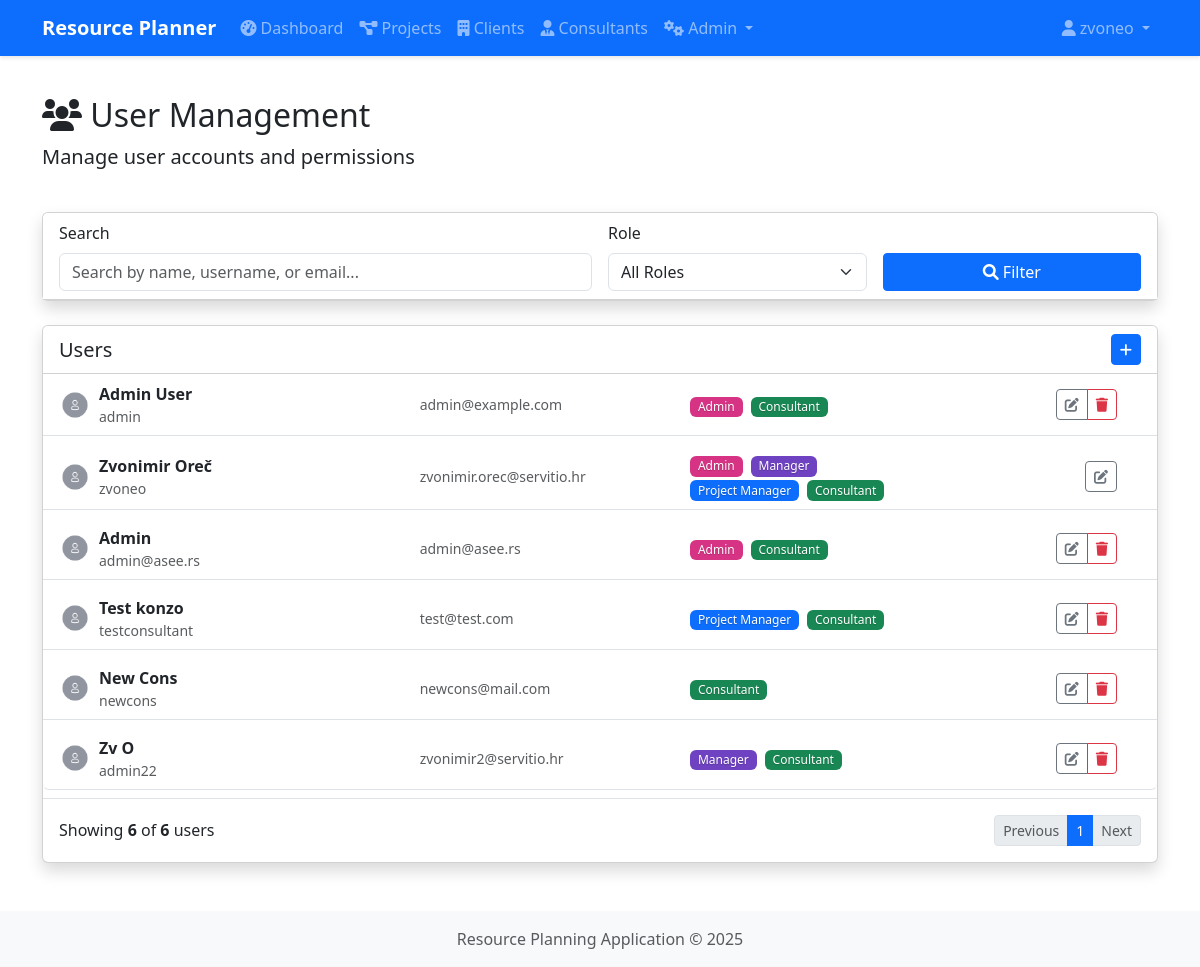
The app's page /admin/users (signed in), older data.
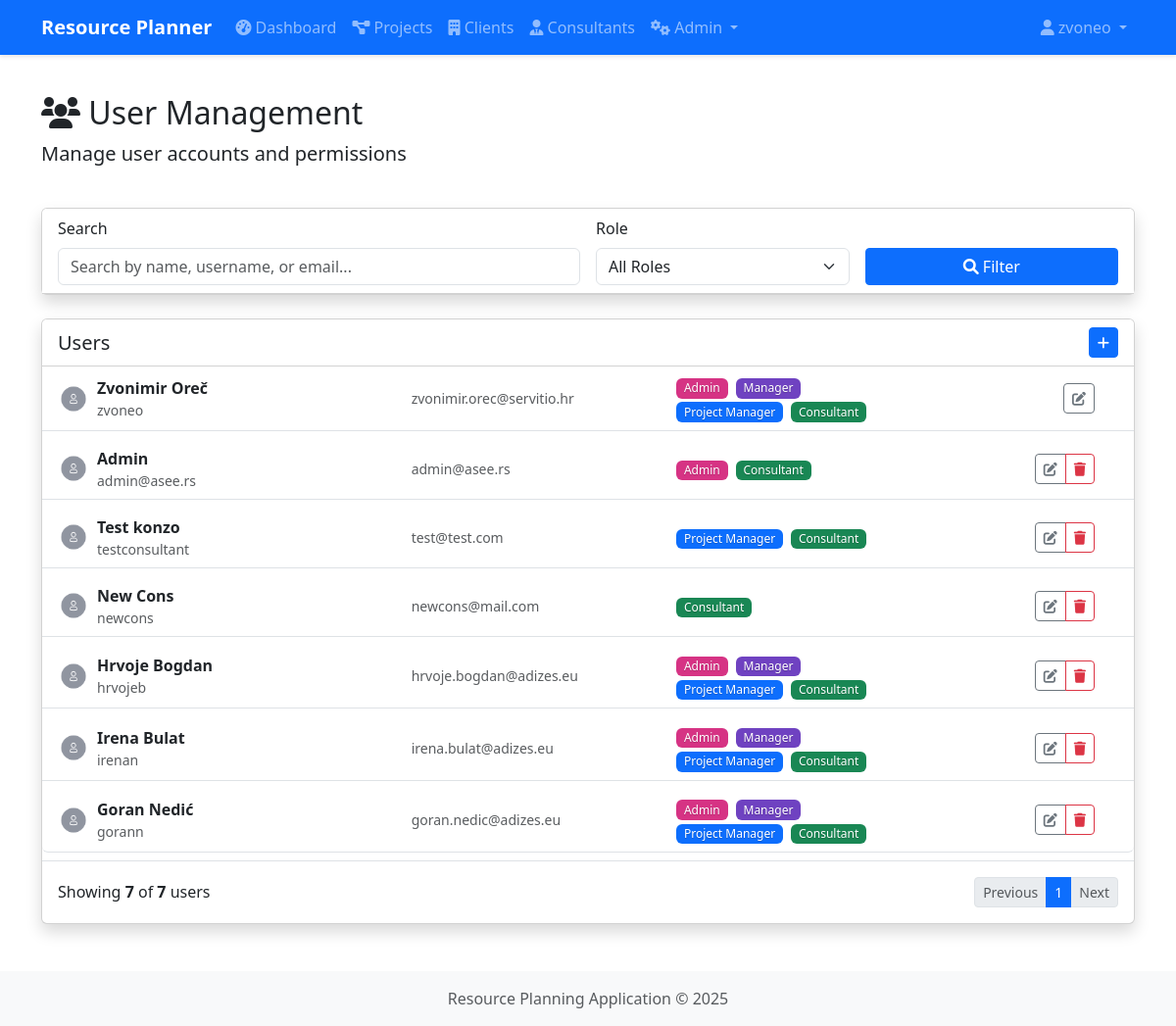
The same page, newer data.
### app/models.py (models this page shows, shortened)
class User(db.Model, UserMixin):
    __tablename__ = 'users'
    id = db.Column(db.Integer, primary_key=True)
    username = db.Column(db.String(80), unique=True, nullable=False)
    email = db.Column(db.String(120), unique=True, nullable=False)
    password_hash = db.Column(db.String(128))
    first_name = db.Column(db.String(50))
    last_name = db.Column(db.String(50))
    created_at = db.Column(db.DateTime, default=datetime.utcnow)
    is_active = db.Column(db.Boolean, default=True)
    updated_at = db.Column(db.DateTime, default=datetime.utcnow, onupdate=datetime.utcnow)
    consultants = db.relationship('Consultant', backref='user', lazy=True, cascade="all, delete-orphan")
    roles = db.relationship('Role', secondary='user_roles', backref=db.backref('users', lazy=True))

class Role(db.Model):
    __tablename__ = 'roles'
    id = db.Column(db.Integer, primary_key=True)
    name = db.Column(db.String(20), unique=True, nullable=False)
    description = db.Column(db.String(100))

### app/routes/admin.py (the view, shortened to what this page needs)
@admin_bp.route('/users')
@login_required
@admin_required
def users():
    page = request.args.get('page', 1, type=int)
    per_page = 10  # Number of items per page
    search = request.args.get('search', '')
    role_filter = request.args.get('role_filter', '')
    status_filter = request.args.get('status_filter', '')
    query = User.query
    if role_filter:
        query = query.join(User.roles).filter(Role.id == role_filter)
    if status_filter:
        is_active = status_filter == 'active'
        query = query.filter(User.is_active == is_active)
    total_users = query.count()
    users_list = query.paginate(page=page, per_page=per_page, error_out=False)
    roles = Role.query.all()
    total_pages = (total_users + per_page - 1) // per_page  # Ceiling division
    return render_template(
        'admin/users.html',
        users=users_list.items,
        page=page,
        total_pages=total_pages,
        total_users=total_users,
        has_prev=users_list.has_prev,
        has_next=users_list.has_next,
        roles=roles
    )

### app/routes/admin.py (called while the page is built)
def admin_required(f):
    @wraps(f)
    def decorated_function(*args, **kwargs):
        if not current_user.is_authenticated or not (user_has_role(current_user, 'Admin') or current_user.username == 'admin'):
            flash('You do not have permission to access this page.', 'danger')
            return redirect(url_for('main.index'))
        return f(*args, **kwargs)
    return decorated_function

### app/utils.py (called while the page is built, shortened)
def user_has_role(user, role_name):
    if not user or not user.is_authenticated:
        return False
    try:
        role = Role.query.filter_by(name=role_name).first()
        if role and role in user.roles:
            return True
    except SQLAlchemyError as e:
        current_app.logger.error(f"Error checking role {role_name} for user {user.username}: {str(e)}")
        if role_name == 'Admin' and user.username == 'admin':
            return True
    return False

### app/templates/admin/users.html (shortened to what this page needs)
{% extends 'base.html' %}
{% block content %}
<div class="row mb-4">
    <div class="col">
        <h1 class="h2">
            <i class="fas fa-users"></i> User Management
        </h1>
        <p class="lead">Manage user accounts and permissions</p>
    </div>
</div>
<div class="row mb-4">
    <div class="col-12">
        <div class="card shadow">
            <div class="card-header bg-white">
                <form method="GET" action="{{ url_for('admin.users') }}" class="row g-3">
                    <div class="col-md-6 position-relative">
                        <label for="search" class="form-label">Search</label>
                        <div class="input-group">
                            <input type="text" name="search" id="search" class="form-control" placeholder="Search by name, username, or email..." value="{{ request.args.get('search', '') }}">
                        </div>
                    </div>
                    <div class="col-md-3">
                        <label for="role_filter" class="form-label">Role</label>
                        <select name="role_filter" id="role_filter" class="form-select">
                            <option value="">All Roles</option>
                        </select>
                    </div>
                    <div class="col-md-3 d-flex align-items-end">
                        <button type="submit" class="btn btn-primary w-100">
                            <i class="fas fa-search"></i> Filter
                        </button>
                    </div>
                </form>
            </div>
        </div>
    </div>
</div>
<div class="row">
    <div class="col-12">
        <div class="card shadow">
            <div class="card-header bg-white d-flex justify-content-between align-items-center">
                <h5 class="mb-0">Users</h5>
                <a href="#" class="btn btn-sm btn-primary add-user-btn" title="Add User">
                    <i class="fas fa-plus"></i>
                </a>
            </div>
            <div class="card-body p-0">
                {% if users %}
                <div class="accordion" id="usersAccordion">
                    {% for user in users %}
                    <div class="accordion-item mb-2 border-0 border-bottom">
                        <div class="accordion-header d-flex align-items-center py-2 px-3" id="heading-{{ user.id }}">
                            <div class="row w-100 align-items-center">
                                <div class="col-md-4">
                                    <div class="d-flex align-items-center">
                                        <img src="{{ user.avatar_url or url_for('static', filename='img/default-avatar.png') }}"
                                             alt="Avatar" class="rounded-circle me-2" width="32" height="32">
                                        <div>
                                            <strong>{{ user.first_name }} {{ user.last_name }}</strong>
                                            <div class="text-muted small">{{ user.username }}</div>
                                        </div>
                                    </div>
                                </div>
                                <div class="col-md-3">
                                    <div class="text-muted small">{{ user.email }}</div>
                                </div>
                                <div class="col-md-3">
                                    {% for role in user.roles %}
                                    <span class="badge role-badge role-{{ role.name|lower|replace(' ', '-') }} me-1">{{ role.name }}</span>
                                    {% endfor %}
                                </div>
                                <div class="col-md-2 text-end">
                                    <div class="btn-group">
                                        <button class="btn btn-sm btn-outline-secondary" type="button" data-bs-toggle="collapse" data-bs-target="#collapse-{{ user.id }}" aria-expanded="false" aria-controls="collapse-{{ user.id }}" title="Edit User">
                                            <i class="fas fa-edit"></i>
                                        </button>
                                        {% if user.id != current_user.id %}
                                        <button type="button" class="btn btn-sm btn-outline-danger delete-user" data-id="{{ user.id }}" data-name="{{ user.username }}" title="Delete User">
                                            <i class="fas fa-trash"></i>
                                        </button>
                                        {% endif %}
                                    </div>
                                </div>
                            </div>
                        </div>
                    </div>
                    {% endfor %}
                </div>
                <div class="p-3 border-top">
                    <div class="d-flex justify-content-between align-items-center">
                        <div>
                            Showing <span class="fw-bold">{{ users|length }}</span> of <span class="fw-bold">{{ total_users }}</span> users
                        </div>
                        <nav aria-label="Page navigation">
                            <ul class="pagination pagination-sm mb-0">
                                <li class="page-item {% if not has_prev %}disabled{% endif %}">
                                    <a class="page-link" href="{{ url_for('admin.users', page=page-1, search=request.args.get('search', ''), role_filter=request.args.get('role_filter', ''), status_filter=request.args.get('status_filter', '')) }}">Previous</a>
                                </li>
                                {% for p in range(1, total_pages + 1) %}
                                <li class="page-item {% if p == page %}active{% endif %}">
                                    <a class="page-link" href="{{ url_for('admin.users', page=p, search=request.args.get('search', ''), role_filter=request.args.get('role_filter', ''), status_filter=request.args.get('status_filter', '')) }}">{{ p }}</a>
                                </li>
                                {% endfor %}
                                <li class="page-item {% if not has_next %}disabled{% endif %}">
                                    <a class="page-link" href="{{ url_for('admin.users', page=page+1, search=request.args.get('search', ''), role_filter=request.args.get('role_filter', ''), status_filter=request.args.get('status_filter', '')) }}">Next</a>
                                </li>
                            </ul>
                        </nav>
                    </div>
                </div>
                {% else %}
                <div class="alert alert-info m-3">
                    <i class="fas fa-info-circle"></i> No users found.
                </div>
                {% endif %}
            </div>
        </div>
    </div>
</div>
{% endblock %}

### app/templates/base.html (shortened to what this page needs)
<!DOCTYPE html>
<html lang="en">
<head>
    <link href="https://cdn.jsdelivr.net/npm/bootstrap@5.3.0-alpha1/dist/css/bootstrap.min.css" rel="stylesheet">
    <link rel="stylesheet" href="https://cdnjs.cloudflare.com/ajax/libs/font-awesome/6.0.0/css/all.min.css">
    <link rel="stylesheet" href="{{ url_for('static', filename='css/style.css') }}">
</head>
<body>
    <nav class="navbar navbar-expand-lg navbar-dark bg-primary">
        <div class="container">
            <a class="navbar-brand" href="{{ url_for('index') }}">Resource Planner</a>
            <div class="collapse navbar-collapse" id="navbarNav">
                {% if current_user.is_authenticated %}
                <ul class="navbar-nav me-auto">
                    <li class="nav-item">
                        <a class="nav-link" href="{{ url_for('admin.dashboard') }}">
                            <i class="fas fa-tachometer-alt"></i> Dashboard
                        </a>
                    </li>
                    <li class="nav-item">
                        <a class="nav-link" href="{{ url_for('projects.list_projects') }}">
                            <i class="fas fa-project-diagram"></i> Projects
                        </a>
                    </li>
                    <li class="nav-item">
                        <a class="nav-link" href="{{ url_for('clients.list_clients') }}">
                            <i class="fas fa-building"></i> Clients
                        </a>
                    </li>
                    <li class="nav-item">
                        <a class="nav-link" href="{{ url_for('consultants.list_consultants') }}">
                            <i class="fas fa-user-tie"></i> Consultants
                        </a>
                    </li>
                    {% if 'Admin' in current_user.roles|map(attribute='name') or 'Manager' in current_user.roles|map(attribute='name') %}
                    <li class="nav-item dropdown">
                        <a class="nav-link dropdown-toggle" href="#" id="adminDropdown" role="button" data-bs-toggle="dropdown" aria-expanded="false">
                            <i class="fas fa-cogs"></i> Admin
                        </a>
                    </li>
                    {% endif %}
                </ul>
                <ul class="navbar-nav">
                    <li class="nav-item dropdown">
                        <a class="nav-link dropdown-toggle" href="#" id="userDropdown" role="button" data-bs-toggle="dropdown" aria-expanded="false">
                            <i class="fas fa-user"></i> {{ current_user.username }}
                        </a>
                    </li>
                </ul>
                {% endif %}
            </div>
        </div>
    </nav>
    <div class="container mt-4">
        {% block content %}{% endblock %}
    </div>
    <footer class="footer mt-5 py-3 bg-light">
        <div class="container text-center">
            <span class="text-muted">Resource Planning Application &copy; {{ now.year }}</span>
        </div>
    </footer>
</body>
</html>

### app/static/css/style.css (style rules this page uses)
body { min-height: 100vh; display: flex; flex-direction: column; }
.footer { margin-top: auto; }
.card { transition: transform 0.3s ease; box-shadow: 0 4px 6px rgba(0, 0, 0, 0.1); }
.btn { border-radius: 0.25rem; }
.navbar { box-shadow: 0 2px 4px rgba(0, 0, 0, 0.1); }
.navbar-brand { font-weight: bold; }

### app/templates/admin/users.html (style rules this page uses)
.accordion-item { border-left: 0; border-right: 0; }
.accordion-header { cursor: pointer; }
.badge.role-badge { font-weight: 500; padding: 0.35em 0.65em; text-shadow: 0 1px 1px rgba(0, 0, 0, 0.2); }
.badge.role-badge.role-admin { background-color: #d63384; color: white; }
.badge.role-badge.role-manager { background-color: #6f42c1; color: white; }
.badge.role-badge.role-project-manager { background-color: #0d6efd; color: white; }
.badge.role-badge.role-consultant { background-color: #198754; color: white; }

Row changes from the older to the newer data that the page shows:
removed User: first_name "Admin", last_name "User", username "admin", email "admin@example.com", Role (name "Admin"), Role (name "Consultant")
removed User: first_name "Zv", last_name "O", username "admin22", email "zvonimir2@servitio.hr", Role (name "Manager"), Role (name "Consultant")
added User: first_name "Hrvoje", last_name "Bogdan", username "hrvojeb", email "hrvoje.bogdan@adizes.eu", Role (name "Admin"), Role (name "Manager"), Role (name "Project Manager"), Role (name "Consultant")
added User: first_name "Irena", last_name "Bulat", username "irenan", email "irena.bulat@adizes.eu", Role (name "Admin"), Role (name "Manager"), Role (name "Project Manager"), Role (name "Consultant")
added User: first_name "Goran", last_name "Nedić", username "gorann", email "goran.nedic@adizes.eu", Role (name "Admin"), Role (name "Manager"), Role (name "Project Manager"), Role (name "Consultant")
Text that changed along with them:
{{ users|length }}: "6" → "7"
{{ total_users }}: "6" → "7"
